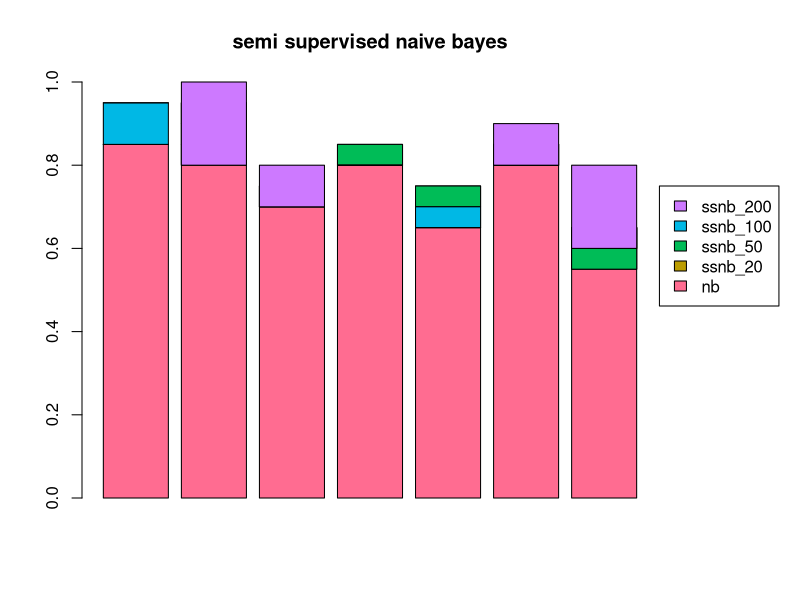

This chart was generated by the following R code:
rcumsum <- function(x) {
 x_right_shifted <- c(0,x[1:(length(x)-1)])
 x - x_right_shifted
}

hue_scale = c("#FF6C91", "#BC9D01", "#00BC57", "#00B8E5", "#CD79FF")

num_classifiers = 5
num_test_runs = 7
m = matrix(nrow=num_classifiers, ncol=num_test_runs)

data = read.csv('results_run2.csv')

png("g20.v2.png", width = 800, height = 480, bg = "transparent")
data_training = data[data$training==20,]

for(n in 1:7) {
	run_stats = as.vector(data_training[n,][,2:6], mode='numeric')	
	m[,n] = rcumsum(run_stats)
#	m[,n] = run_stats
}

m

# Expand right side of clipping rect to make room for the legend
# (from http://www.harding.edu/fmccown/R/)
par(mar=c(5, 4, 4, 2) + 0.1)
par(xpd=T, mar=par()$mar+c(0,0,0,5))
barplot(m, ylim=0:1, col=hue_scale)
legend(8.75,0.75, rev(names(data)[2:6]), fill=rev(hue_scale))
title("semi supervised naive bayes")
dev.off()


